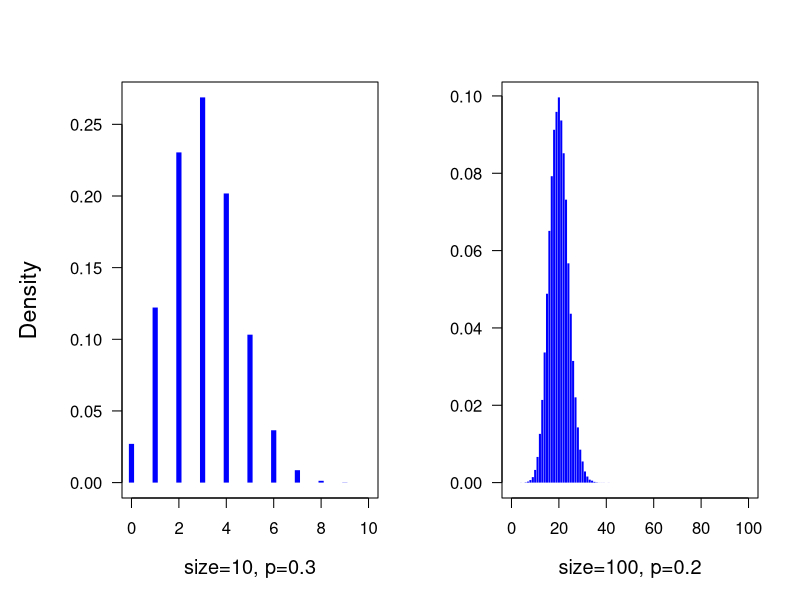
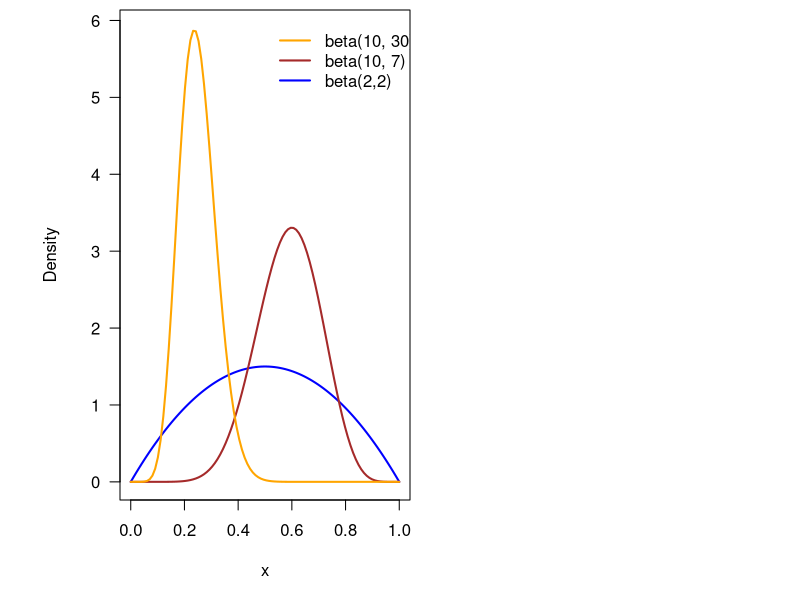

Reproduce these figures in R, in order. (Note: this script raises an error after producing the figures.)
## ---- chunk 1
randombinom <- rbinom(100000, size=10, prob=0.3)
histrandombin <- hist(randombinom, breaks=seq(-0.5, 10.5,by=1), plot=FALSE)
par(mfrow=c(1,2), oma=c(0, 2, 0,0))
plot(histrandombin$mids, histrandombin$density, type="h",  lwd=5,col="blue", las=1, xlim=c(0, 10), cex.lab=1.2, cex.axis=1,
  xlab="size=10, p=0.3", lend="butt", ylab="")

randombinom <- rbinom(100000, size=100, prob=0.2)
histrandombin <- hist(randombinom, breaks=seq(-0.5, 100+0.5,by=1), plot=FALSE)
plot(histrandombin$mids, histrandombin$density, type="h", lwd=2, col="blue", las=1, xlim=c(0, 100), cex.lab=1.2, cex.axis=1,
  xlab="size=100, p=0.2", lend="butt", ylab="")
mtext("Density", 2,outer=TRUE, cex=1.4)

## ---- chunk 2
x <- seq(0,1, length=100)
y1 <- dbeta(x, 2,2)
y2 <- dbeta(x, 10,7)
y3 <- dbeta(x, 10, 30)
par(mar=c(5,4,0.5,0.5))
plot(x, y1, ylim=c(0, 5.9), xlab="x", ylab="Density", las=1, lwd=2, col="blue",
     type="l")
lines(x,y2, lwd=2, col="brown")
lines(x,y3, lwd=2, col="orange")
legend(0.5, 6, lwd=2, col=c("orange", "brown", "blue"), 
       legend=c("beta(10, 30)", "beta(10, 7)", "beta(2,2)"), bty="n")

## ---- chunk 3
x <- seq(-3, 3, length=100)
y <- dnorm(x) # density function of a standard normal distribution
dat <- tibble(x=x,y=y)
plot(x,y, type="l", lwd=2, col="#d95f0e", las=1, ylab="normal density of x")
segments(0, dnorm(1), 1, dnorm(1), lwd=2)
segments(0, dnorm(0), 0, 0)
text(0.5, 0.23, expression(sigma))
## ---- chunk 4
par(mar=c(4.5,4.5,1,1))
x <- seq(0, 5, length=100)
y <- df(x, 5,5)
plot(x, y, type="l", lwd=2, las=1, xlab="F-value", ylab="Density", main="", ylim=c(0,1))
text(3, 0.3, "df1=5, df2=5", adj=c(0,0))
text(3, 0.2, "df1=2, df2=10", adj=c(0,0), col="blue")
text(3, 0.1, "df1=20, df2=20", adj=c(0,0), col="orange")

y <- df(x, 2,10)
lines(x,y, lwd=2, col="blue")
y <- df(x, 20, 20)
lines(x,y, lwd=2, col="orange")
